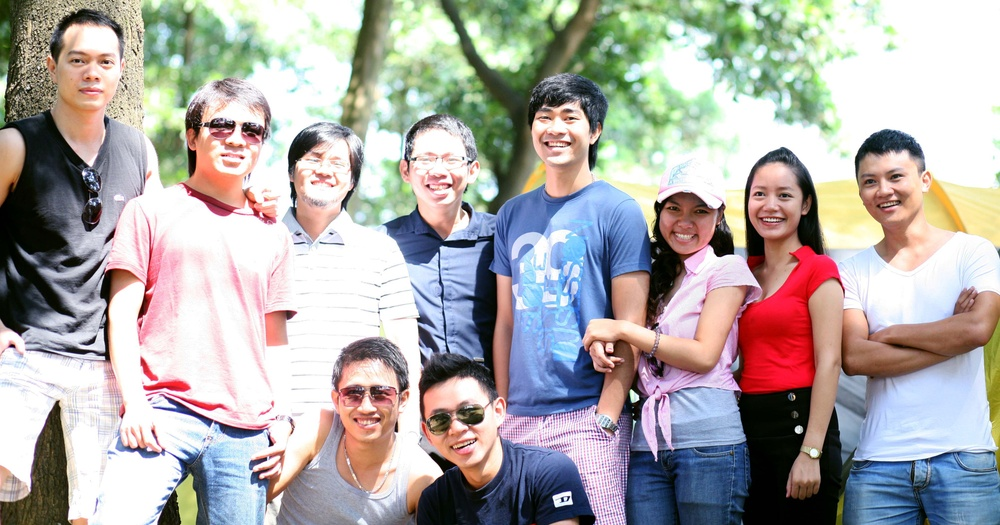
#> input picture aprendendo Python/python_opencv/fotos/pessoas.jpg, 1000 x 525 px, shrunk from 4008 x 2104 before the run
$ python exer003.py
#> lines starting #> are read from the running program, lines starting #| are printed output that depends on the picture
"""
Mostrar uma imagem em escala de cinza
"""
import cv2
from matplotlib import pyplot as plt

obj_img = cv2.imread("../fotos/pessoas.jpg", 0)
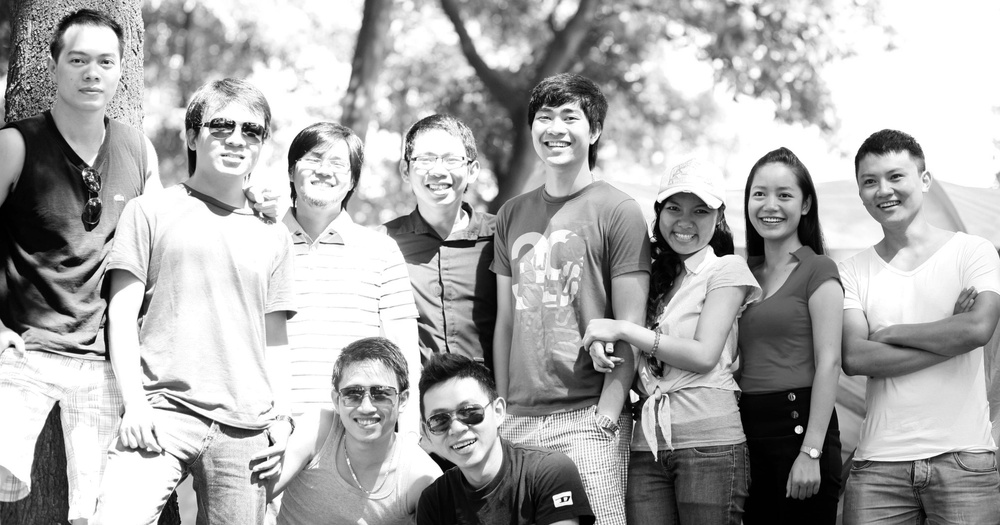
#> obj_img: shape (525, 1000); min 0, max 255, mean 171.2
obj_img = cv2.cvtColor(obj_img, cv2.COLOR_BGR2RGB)
#> obj_img: shape (525, 1000, 3)
plt.imshow(obj_img)
plt.show()

$ run again, with aprendendo Python/python_opencv/fotos/balao.jpg copied over aprendendo Python/python_opencv/fotos/pessoas.jpg
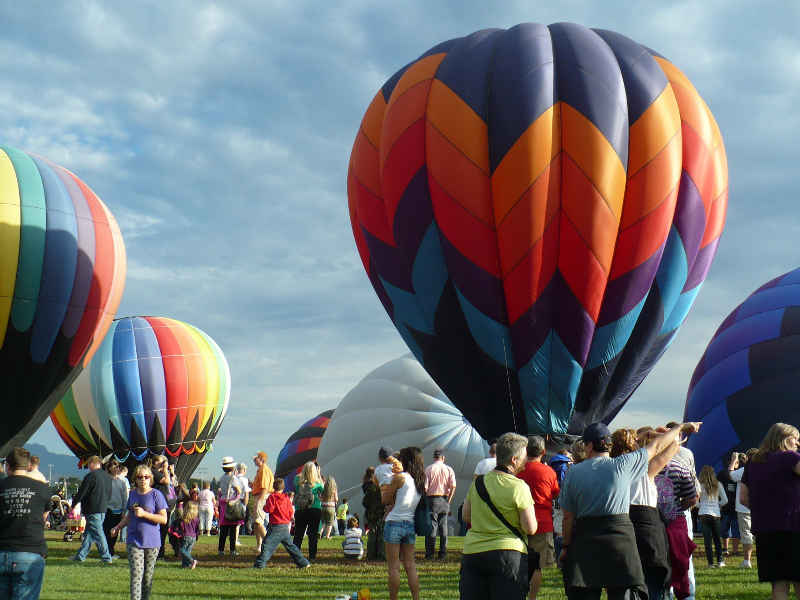
#> input picture aprendendo Python/python_opencv/fotos/balao.jpg, 800 x 600 px
#> `obj_img = cv2.imread("../fotos/pessoas.jpg", 0)`:
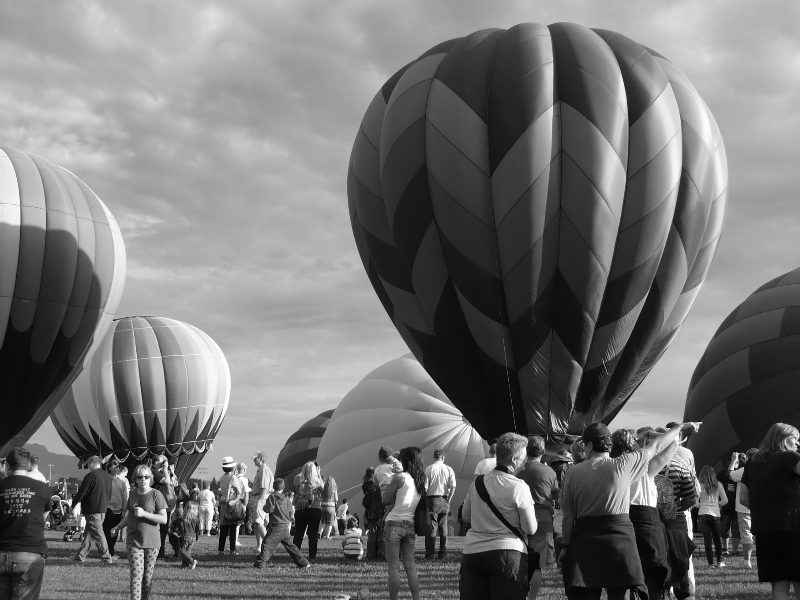
#> obj_img: shape (600, 800); min 1, max 255, mean 115
